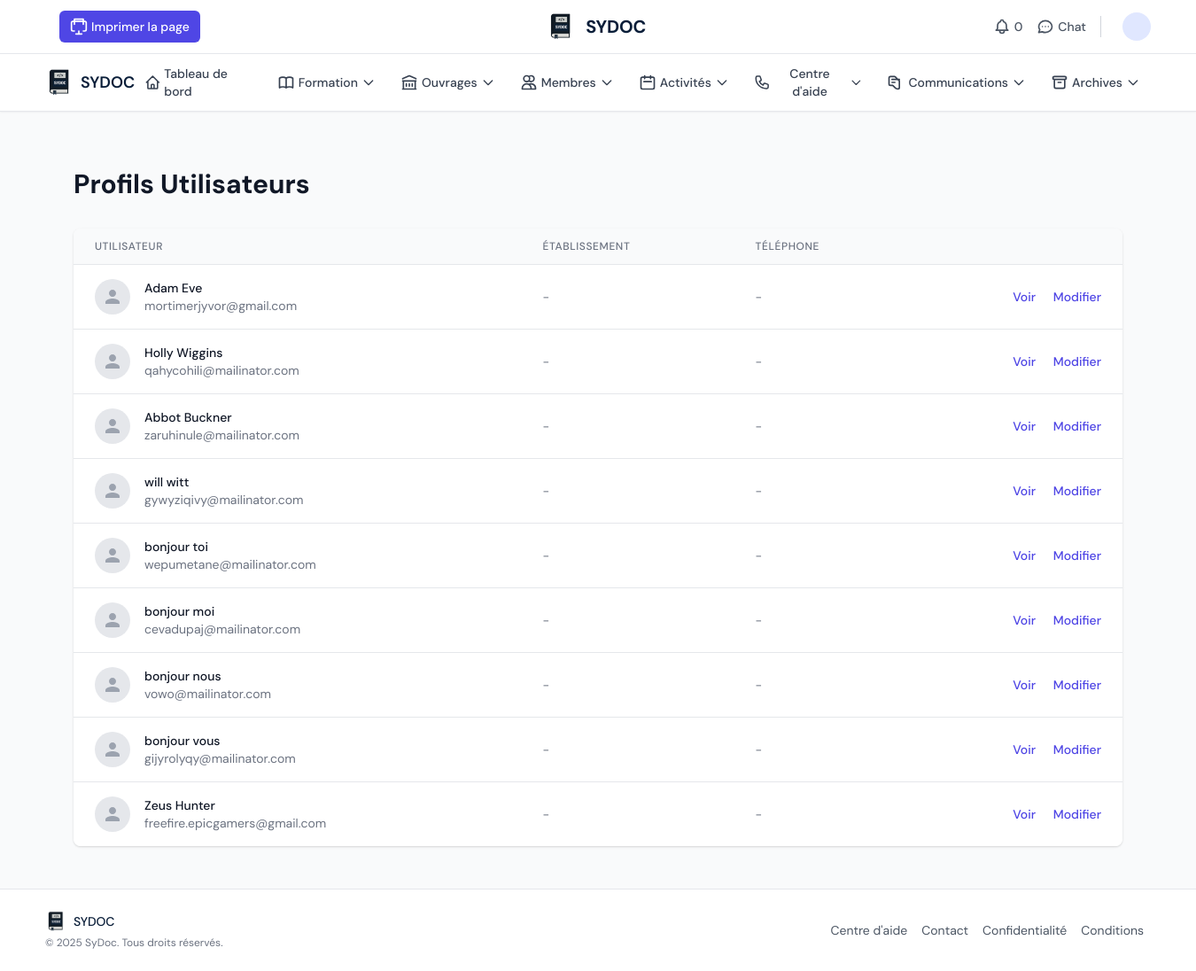
Page /center/profiles/ on the earlier database version.
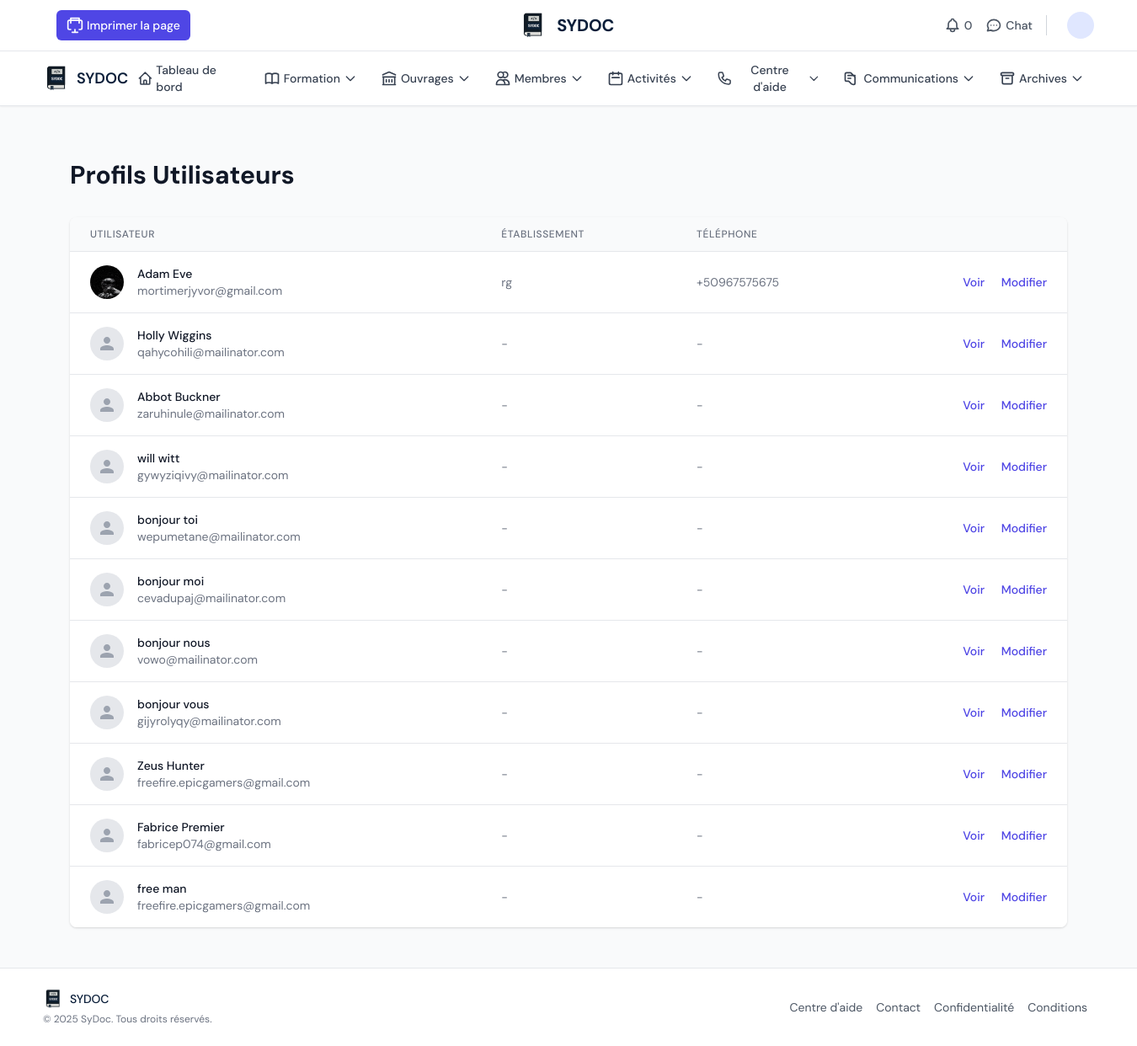
Same page on the later database version.
### core/models.py (models this page shows, shortened)
class Profile(models.Model):
    user = models.OneToOneField(
        User,
        on_delete=models.CASCADE,
        related_name='profile',
        verbose_name=_('Utilisateur')
    )
    profile_picture = models.ImageField(
        upload_to='profile_pics/',
        blank=True,
        null=True,
        verbose_name=_('Photo de profil'),
        help_text=_('Téléchargez une photo de profil')
    )
    establishment_name = models.CharField(
        max_length=255,
        blank=True,
        null=True,
        verbose_name=_("Nom de l'établissement"),
        help_text=_("Le nom de l'établissement où vous travaillez")
    )
    phone_number = models.CharField(
        max_length=20,
        blank=True,
        null=True,
        verbose_name=_('Numéro de téléphone'),
        validators=[DocumentationCenter.phone_regex],
        help_text=_('Format: +999999999. Maximum 15 chiffres.')
    )
    date_of_birth = models.DateField(
        blank=True,
        null=True,
        verbose_name=_('Date de naissance'),
        help_text=_('Format: JJ/MM/AAAA')
    )
    bio = models.TextField(
        blank=True,
        null=True,
        verbose_name=_('À propos de moi'),
        help_text=_('Une brève description de vous-même')
    )
    updated_at = models.DateTimeField(auto_now=True, verbose_name=_('Dernière mise à jour'))
    profile_picture_updated_at = models.DateTimeField(blank=True, null=True, verbose_name=_('Date de dernière modification de la photo de profil'))
    class Meta:
        verbose_name = _('Profil')
        verbose_name_plural = _('Profils')

### center_panel/views.py (the view)
# urls.py: path('profiles/', views.profile_list, name='profiles'),
def profile_list(request):
    profiles = Profile.objects.select_related('user').all()
    context = {
        'profiles': profiles,
        'title': 'Gestion des profils utilisateurs'
    }
    return render(request, 'center_panel/profiles/profile_list.html', context)

### core/context_processors.py (called while the page is built)
def profile_processor(request):
    if request.user.is_authenticated:
        try:
            profile = request.user.profile
        except Profile.DoesNotExist:
            profile = Profile.objects.create(user=request.user)
        return {'profile': profile}
    return {}

### core/templatetags/custom_tags.py (called while the page is built, shortened)
@register.filter(name='has_group')
def has_group(user, group_names):
    if not user.is_authenticated:
        return False
    group_list = [name.strip() for name in group_names.split(',')]
    return user.groups.filter(name__in=group_list).exists()

@register.simple_tag
def get_unread_notification_count(user):
    if not user.is_authenticated:
        return 0

@register.simple_tag
def get_unread_chat_count(user):
    if not user.is_authenticated:
        return 0
    return ChatMessage.objects.filter(recipient=user, is_read=False).count()

### center_panel/templates/center_panel/profiles/profile_list.html (shortened to what the changed rows need)
{% extends 'center_panel/base.html' %}
{% load static i18n %}
{% block content %}
<div class="py-6">
    <div class="max-w-7xl mx-auto px-4 sm:px-6 lg:px-8">
        <div class="md:flex md:items-center md:justify-between mb-8">
            <div class="flex-1 min-w-0">
                <h2 class="text-2xl font-bold leading-7 text-gray-900 sm:text-3xl sm:truncate">
                    {% trans 'Profils Utilisateurs' %}
                </h2>
            </div>
        </div>
        <div class="bg-white shadow overflow-hidden sm:rounded-lg">
            <div class="overflow-x-auto">
                <table class="min-w-full divide-y divide-gray-200">
                    <thead class="bg-gray-50">
                        <tr>
                            <th scope="col" class="px-6 py-3 text-left text-xs font-medium text-gray-500 uppercase tracking-wider">
                                {% trans 'Utilisateur' %}
                            </th>
                            <th scope="col" class="px-6 py-3 text-left text-xs font-medium text-gray-500 uppercase tracking-wider">
                                {% trans 'Établissement' %}
                            </th>
                            <th scope="col" class="px-6 py-3 text-left text-xs font-medium text-gray-500 uppercase tracking-wider">
                                {% trans 'Téléphone' %}
                            </th>
                            <th scope="col" class="relative px-6 py-3">
                            </th>
                        </tr>
                    </thead>
                    <tbody class="bg-white divide-y divide-gray-200">
                        {% for profile in profiles %}
                        <tr>
                            <td class="px-6 py-4 whitespace-nowrap">
                                <div class="flex items-center">
                                    <div class="flex-shrink-0 h-10 w-10">
                                        {% if profile.profile_picture %}
                                            <img class="h-10 w-10 rounded-full" src="{{ profile.profile_picture.url }}" alt="{{ profile.user.get_full_name|default:profile.user.username }}">
                                        {% else %}
                                            <div class="h-10 w-10 rounded-full bg-gray-200 flex items-center justify-center">
                                                <svg class="h-6 w-6 text-gray-400" fill="currentColor" viewBox="0 0 24 24">
                                                    <path d="M12 12c2.21 0 4-1.79 4-4s-1.79-4-4-4-4 1.79-4 4 1.79 4 4 4zm0 2c-2.67 0-8 1.34-8 4v2h16v-2c0-2.66-5.33-4-8-4z" />
                                                </svg>
                                            </div>
                                        {% endif %}
                                    </div>
                                    <div class="ml-4">
                                        <div class="text-sm font-medium text-gray-900">
                                            {{ profile.user.get_full_name|default:profile.user.username }}
                                        </div>
                                        <div class="text-sm text-gray-500">
                                            {{ profile.user.email }}
                                        </div>
                                    </div>
                                </div>
                            </td>
                            <td class="px-6 py-4 whitespace-nowrap text-sm text-gray-500">
                                {{ profile.establishment_name|default:"-" }}
                            </td>
                            <td class="px-6 py-4 whitespace-nowrap text-sm text-gray-500">
                                {{ profile.phone_number|default:"-" }}
                            </td>
                            <td class="px-6 py-4 whitespace-nowrap text-right text-sm font-medium">
                                <a href="{% url 'center_panel:profile_detail' profile.pk %}" class="text-indigo-600 hover:text-indigo-900 mr-4">
                                    {% trans 'Voir' %}
                                </a>
                                <a href="{% url 'center_panel:edit_profile' profile.pk %}" class="text-indigo-600 hover:text-indigo-900">
                                    {% trans 'Modifier' %}
                                </a>
                            </td>
                        </tr>
                        {% empty %}
                        <tr>
                            <td colspan="4" class="px-6 py-4 text-center text-sm text-gray-500">
                                {% trans 'Aucun profil trouvé.' %}
                            </td>
                        </tr>
                        {% endfor %}
                    </tbody>
                </table>
            </div>
        </div>
    </div>
</div>
{% endblock %}

Differences in the rows shown:
changed Profile "Adam Eve": profile_picture: picture added; establishment_name "-" → "rg"; phone_number "-" → "+50967575675"
added Profile: user.get_full_name "Fabrice Premier", user.email "fabricep074@gmail.com", establishment_name "-", phone_number "-"
added Profile: user.get_full_name "free man", user.email "freefire.epicgamers@gmail.com", establishment_name "-", phone_number "-"
